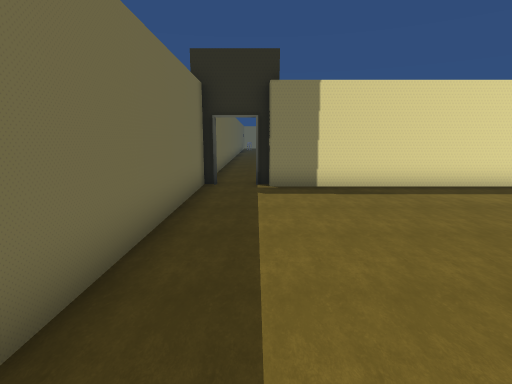
[1] (above)

24 first-person views from a walk through a 3-D level made in the Unity game engine. The camera is 1.4 m above the floor, tilts 10° down and sees 80° across. The floor is counted in squares, 1 m on a side. Each view is taken from the middle of a square. On the plan, view 1 faces up. The plan holds only what a view shows up to about 14 squares ahead; the rest is blank. The place goes on beyond the plan. The player character is not drawn. Some animated figures are not drawn. Door leaves are left out, so doorways stand open. Some surface patterns are stand-ins.

[2]
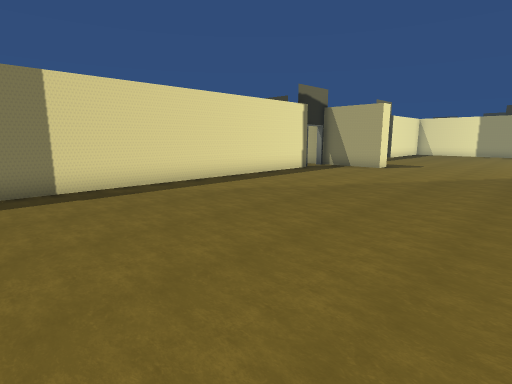

[3]
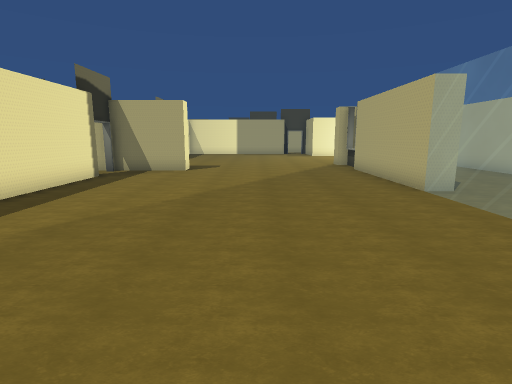

[4]
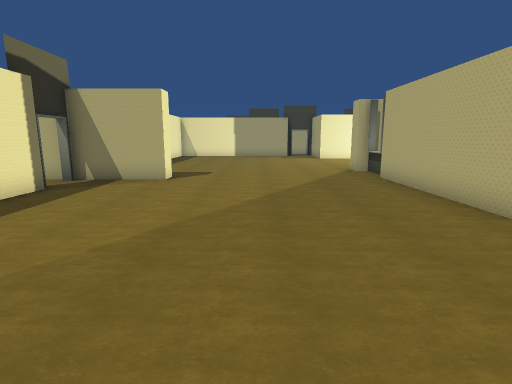

[5]
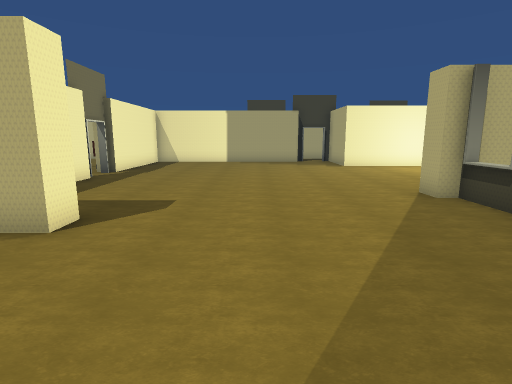

[6]
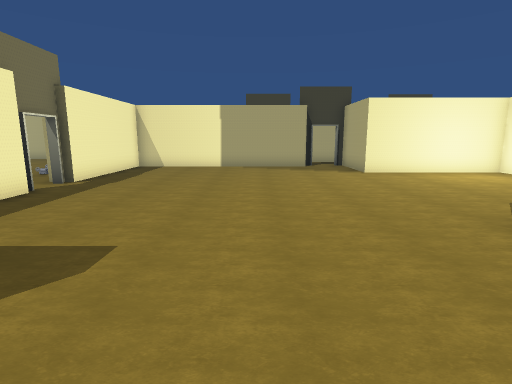

[7]
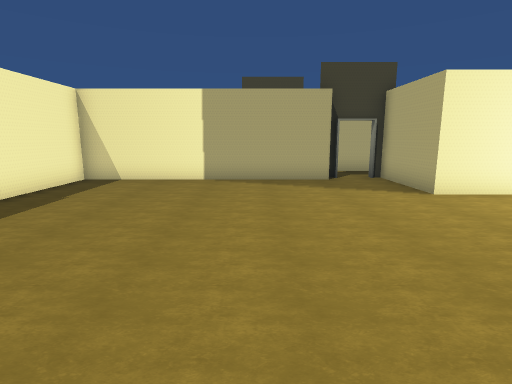

[8]
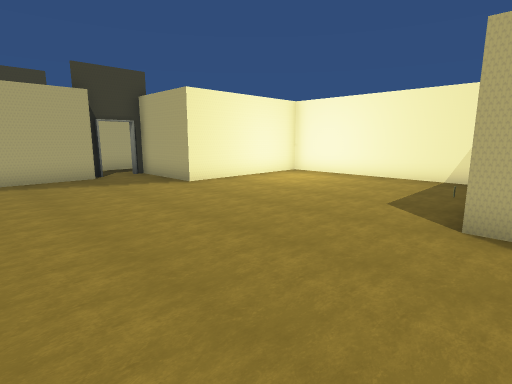

[9]
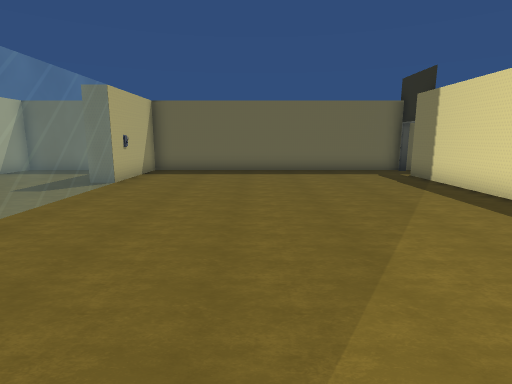

[10]
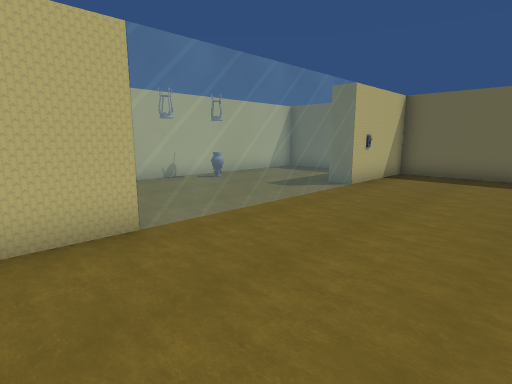

[11]
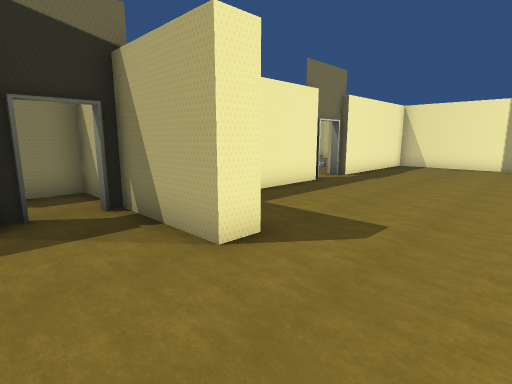

[12]
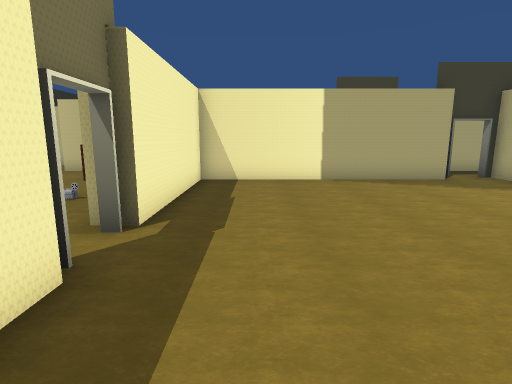

[13]
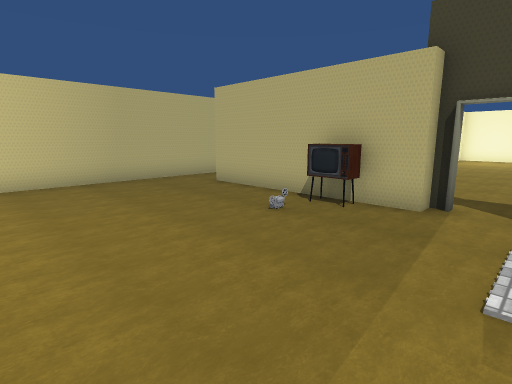

[14]
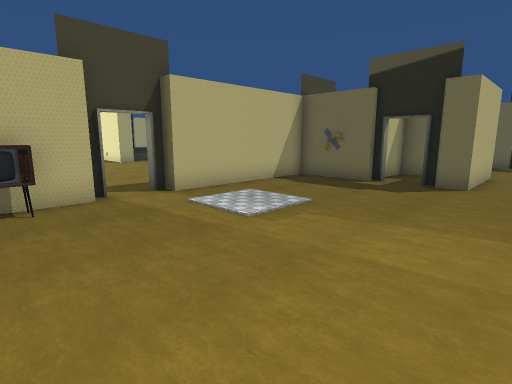

[15]
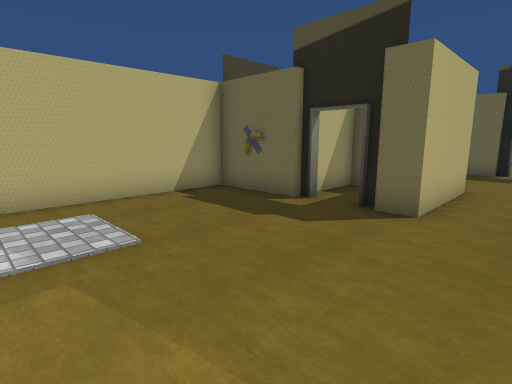

[16]
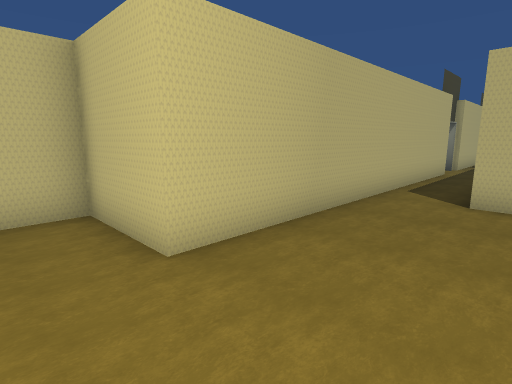

[17]
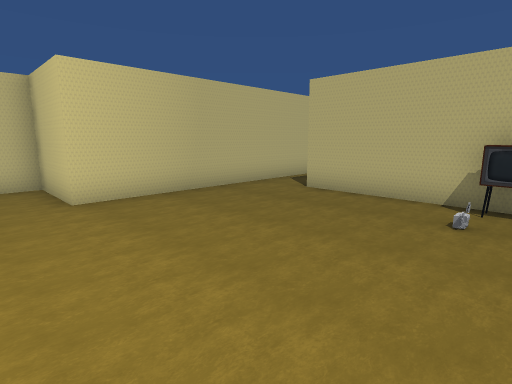

[18]
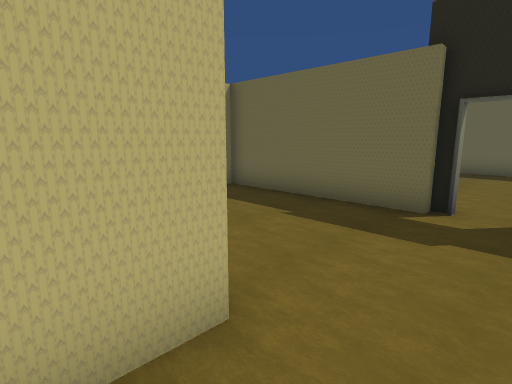

[19]
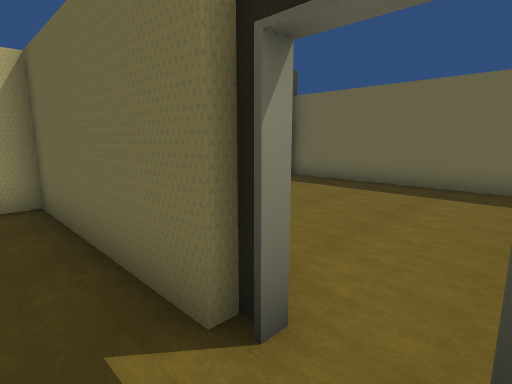

[20]
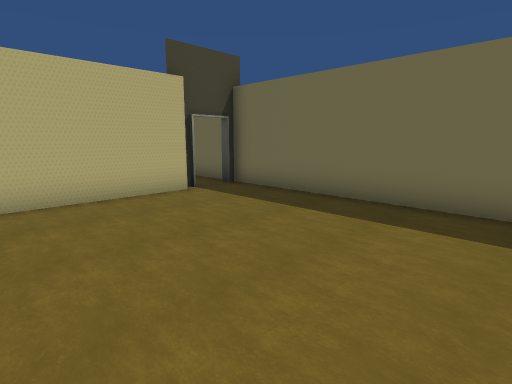

[21]
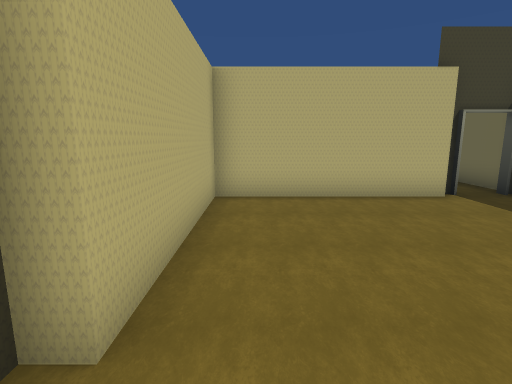

[22]
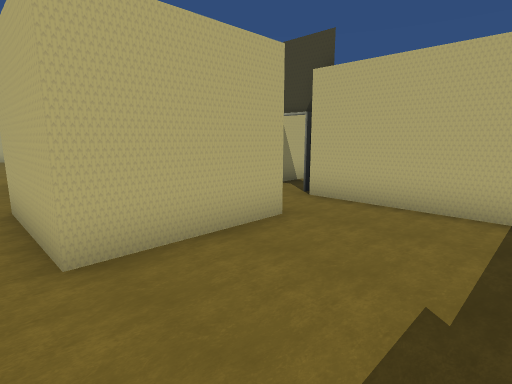

[23]
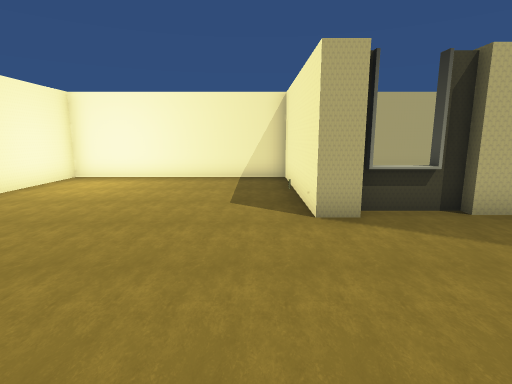

[24]
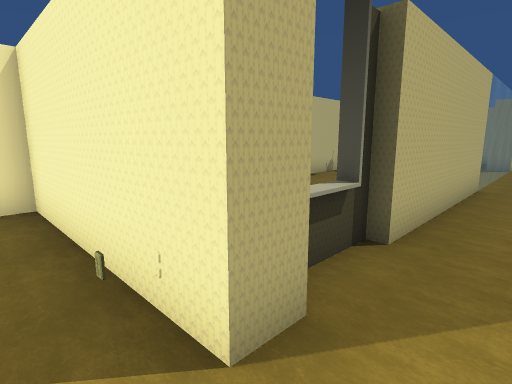

### Floor plan
Points are (right, up) in squares from view 1. A wall is a line through its corners. A room is listed if a view was taken in it or the views show most of it. See-through windows are left out.
Room 1 (views 1, 2, 3, 4, 5, 6, 7, 8, 9, 10, 11, 12, 23, 24)
walls: (15.2, 6.1) (14.4, 6.1) (14.4, 9); (15, -1.8) (17.2, -1.8); (17.1, -1.3) (17.9, -1.3) (17.9, -7.1) (25.6, -7.1) (25.6, -1.5) (29, -1.5) (29, -1.1); (12.5, 8.9) (0.4, 8.9); (14.5, 9.3) (14, 9.3); (12.7, 9.3) (12.4, 9.3); (9.1, -1.5) (15, -1.5); (20.8, 8.9) (18, 8.9); (28.4, 0.4) (28.4, 8.9) (22.8, 8.9); (0.5, 9.3) (0, 9.3); (-1.2, 9.3) (-1.6, 9.3); (-1.6, 9) (-1.6, -1.5) (2.3, -1.5)
ways out: open door at (22, 9) to room 2; open door at (13.5, 9) to room 3; open door at (-0.5, 9) to room 4; open door at (16, -2); open door at (29, -0.5)
Room 2 (views 13, 14, 15, 16, 17, 18)
walls: (22.4, 9.2) (22.9, 9.2); (25.6, 9.7) (29.2, 9.7); (22.8, 8.9) (22.8, 9.7) (23.4, 9.7); (15.2, 12.6) (15.2, 9.7) (20.8, 9.7) (20.8, 8.9); (31.2, 9.6) (31.2, 15.3) (34, 15.3) (34, 16.6); (11.6, 15.3) (15.2, 15.3) (15.2, 14.5)
ways out: open door at (22, 9) to room 1; opening at (11, 16.5) to room 3; opening at (14, 11) to room 3; opening at (30, 9); open door at (15, 13.5)
objects: other object (24, 10) to (25, 10)
Room 3 (views 19, 22)
walls: (11.6, 11.6) (11.6, 15.3); (6.8, 15.3) (6.8, 9.7) (12.5, 9.7); (14.4, 9) (14.4, 11.7) (13.1, 11.7)
ways out: open door at (13.5, 9) to room 1; opening at (11, 16.5) to room 2; opening at (14, 11) to room 2; open door at (6.5, 16.5) to room 4
Room 4 (views 20, 21)
walls: (-1.6, 16.5) (-1.6, 9); (0.4, 9.7) (6, 9.7) (6, 15.3); (-1.2, 9.6) (-1.2, 9.3); (-1.6, 9.4) (-1.1, 9.4)
ways out: open door at (-0.5, 9) to room 1; open door at (6.5, 16.5) to room 3

Positions as (right, up) in squares from view 1, and headings:
1: (0, 0), facing up
2: (0, 0), facing up-right
3: (1, 3), facing right
4: (4, 3), facing right
5: (10, 3), facing right
6: (13, 3), facing right
7: (18, 3), facing right
8: (17, 4), facing down-right
9: (12, 3), facing left
10: (11, 3), facing down-left
11: (12, 3), facing up-right
12: (18, 7), facing right
13: (21, 16), facing down-right
14: (25, 17), facing down-left
15: (21, 17), facing down-left
16: (28, 17), facing down-right
17: (24, 17), facing down-right
18: (13, 17), facing down-left
19: (8, 17), facing down-left
20: (5, 17), facing down-left
21: (5, 17), facing down
22: (8, 16), facing down-right
23: (19, 4), facing down
24: (19, 0), facing down-left
